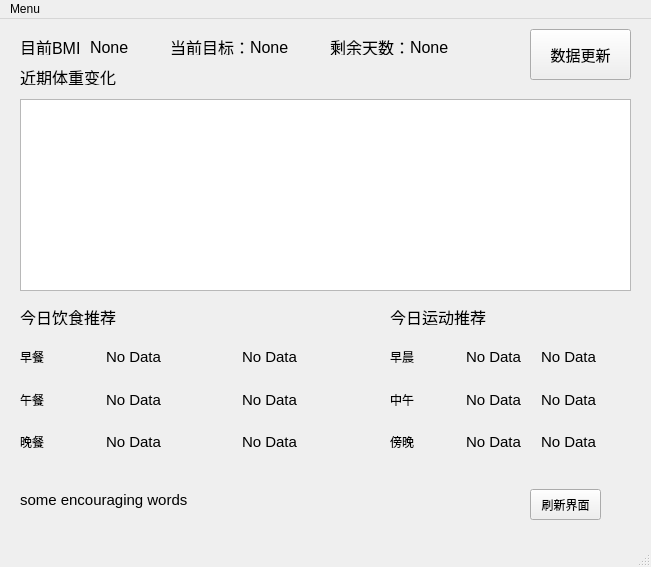
<?xml version="1.0" encoding="UTF-8"?>
<ui version="4.0">
 <class>MainWindow</class>
 <widget class="QMainWindow" name="MainWindow">
  <property name="geometry">
   <rect>
    <x>0</x>
    <y>0</y>
    <width>651</width>
    <height>567</height>
   </rect>
  </property>
  <property name="windowTitle">
   <string>MainWindow</string>
  </property>
  <widget class="QWidget" name="centralwidget">
   <widget class="QLabel" name="label">
    <property name="geometry">
     <rect>
      <x>20</x>
      <y>20</y>
      <width>61</width>
      <height>16</height>
     </rect>
    </property>
    <property name="font">
     <font>
      <pointsize>12</pointsize>
     </font>
    </property>
    <property name="text">
     <string>目前BMI: </string>
    </property>
   </widget>
   <widget class="QLabel" name="label_bmi">
    <property name="geometry">
     <rect>
      <x>90</x>
      <y>20</y>
      <width>81</width>
      <height>16</height>
     </rect>
    </property>
    <property name="font">
     <font>
      <pointsize>12</pointsize>
     </font>
    </property>
    <property name="text">
     <string>None</string>
    </property>
    <property name="scaledContents">
     <bool>false</bool>
    </property>
   </widget>
   <widget class="QLabel" name="label_3">
    <property name="geometry">
     <rect>
      <x>20</x>
      <y>50</y>
      <width>121</width>
      <height>16</height>
     </rect>
    </property>
    <property name="font">
     <font>
      <pointsize>12</pointsize>
     </font>
    </property>
    <property name="text">
     <string>近期体重变化</string>
    </property>
   </widget>
   <widget class="QLabel" name="label_4">
    <property name="geometry">
     <rect>
      <x>20</x>
      <y>290</y>
      <width>141</width>
      <height>16</height>
     </rect>
    </property>
    <property name="font">
     <font>
      <pointsize>12</pointsize>
     </font>
    </property>
    <property name="text">
     <string>今日饮食推荐</string>
    </property>
   </widget>
   <widget class="QLabel" name="label_5">
    <property name="geometry">
     <rect>
      <x>390</x>
      <y>290</y>
      <width>111</width>
      <height>16</height>
     </rect>
    </property>
    <property name="font">
     <font>
      <pointsize>12</pointsize>
     </font>
    </property>
    <property name="text">
     <string>今日运动推荐</string>
    </property>
   </widget>
   <widget class="QWidget" name="gridLayoutWidget">
    <property name="geometry">
     <rect>
      <x>390</x>
      <y>320</y>
      <width>221</width>
      <height>121</height>
     </rect>
    </property>
    <layout class="QGridLayout" name="gridLayout">
     <item row="0" column="2">
      <widget class="QLabel" name="label_sport_1_val">
       <property name="font">
        <font>
         <pointsize>11</pointsize>
        </font>
       </property>
       <property name="text">
        <string>No Data</string>
       </property>
      </widget>
     </item>
     <item row="1" column="0">
      <widget class="QLabel" name="label_12">
       <property name="text">
        <string>中午</string>
       </property>
      </widget>
     </item>
     <item row="0" column="0">
      <widget class="QLabel" name="label_7">
       <property name="text">
        <string>早晨</string>
       </property>
      </widget>
     </item>
     <item row="0" column="1">
      <widget class="QLabel" name="label_sport_1">
       <property name="font">
        <font>
         <pointsize>11</pointsize>
        </font>
       </property>
       <property name="text">
        <string>No Data</string>
       </property>
      </widget>
     </item>
     <item row="1" column="1">
      <widget class="QLabel" name="label_sport_2">
       <property name="font">
        <font>
         <pointsize>11</pointsize>
        </font>
       </property>
       <property name="text">
        <string>No Data</string>
       </property>
      </widget>
     </item>
     <item row="1" column="2">
      <widget class="QLabel" name="label_sport_2_val">
       <property name="font">
        <font>
         <pointsize>11</pointsize>
        </font>
       </property>
       <property name="text">
        <string>No Data</string>
       </property>
      </widget>
     </item>
     <item row="2" column="0">
      <widget class="QLabel" name="label_15">
       <property name="text">
        <string>傍晚</string>
       </property>
      </widget>
     </item>
     <item row="2" column="1">
      <widget class="QLabel" name="label_sport_3">
       <property name="font">
        <font>
         <pointsize>11</pointsize>
        </font>
       </property>
       <property name="text">
        <string>No Data</string>
       </property>
      </widget>
     </item>
     <item row="2" column="2">
      <widget class="QLabel" name="label_sport_3_val">
       <property name="font">
        <font>
         <pointsize>11</pointsize>
        </font>
       </property>
       <property name="text">
        <string>No Data</string>
       </property>
      </widget>
     </item>
    </layout>
   </widget>
   <widget class="QLabel" name="label_encouraging">
    <property name="geometry">
     <rect>
      <x>20</x>
      <y>460</y>
      <width>471</width>
      <height>41</height>
     </rect>
    </property>
    <property name="font">
     <font>
      <pointsize>11</pointsize>
     </font>
    </property>
    <property name="text">
     <string>some encouraging words</string>
    </property>
   </widget>
   <widget class="QPushButton" name="button_update">
    <property name="geometry">
     <rect>
      <x>530</x>
      <y>10</y>
      <width>101</width>
      <height>51</height>
     </rect>
    </property>
    <property name="font">
     <font>
      <pointsize>11</pointsize>
     </font>
    </property>
    <property name="text">
     <string>数据更新</string>
    </property>
   </widget>
   <widget class="QChartView" name="weight_graphic">
    <property name="geometry">
     <rect>
      <x>20</x>
      <y>80</y>
      <width>611</width>
      <height>192</height>
     </rect>
    </property>
   </widget>
   <widget class="QWidget" name="gridLayoutWidget_2">
    <property name="geometry">
     <rect>
      <x>20</x>
      <y>320</y>
      <width>301</width>
      <height>121</height>
     </rect>
    </property>
    <layout class="QGridLayout" name="gridLayout_2">
     <item row="0" column="1">
      <widget class="QLabel" name="label_breakfast">
       <property name="font">
        <font>
         <pointsize>11</pointsize>
        </font>
       </property>
       <property name="text">
        <string>No Data                  </string>
       </property>
      </widget>
     </item>
     <item row="1" column="1">
      <widget class="QLabel" name="label_lunch">
       <property name="font">
        <font>
         <pointsize>11</pointsize>
        </font>
       </property>
       <property name="text">
        <string>No Data                  </string>
       </property>
      </widget>
     </item>
     <item row="0" column="2">
      <widget class="QLabel" name="label_b_val">
       <property name="font">
        <font>
         <pointsize>11</pointsize>
        </font>
       </property>
       <property name="text">
        <string>No Data</string>
       </property>
      </widget>
     </item>
     <item row="0" column="0">
      <widget class="QLabel" name="label_2">
       <property name="text">
        <string>早餐</string>
       </property>
      </widget>
     </item>
     <item row="1" column="0">
      <widget class="QLabel" name="label_9">
       <property name="text">
        <string>午餐</string>
       </property>
      </widget>
     </item>
     <item row="1" column="2">
      <widget class="QLabel" name="label_l_val">
       <property name="font">
        <font>
         <pointsize>11</pointsize>
        </font>
       </property>
       <property name="text">
        <string>No Data</string>
       </property>
      </widget>
     </item>
     <item row="2" column="0">
      <widget class="QLabel" name="label_13">
       <property name="text">
        <string>晚餐</string>
       </property>
      </widget>
     </item>
     <item row="2" column="1">
      <widget class="QLabel" name="label_dinner">
       <property name="font">
        <font>
         <pointsize>11</pointsize>
        </font>
       </property>
       <property name="text">
        <string>No Data                  </string>
       </property>
      </widget>
     </item>
     <item row="2" column="2">
      <widget class="QLabel" name="label_d_val">
       <property name="font">
        <font>
         <pointsize>11</pointsize>
        </font>
       </property>
       <property name="text">
        <string>No Data</string>
       </property>
      </widget>
     </item>
    </layout>
   </widget>
   <widget class="QPushButton" name="pushButton_update">
    <property name="geometry">
     <rect>
      <x>530</x>
      <y>470</y>
      <width>71</width>
      <height>31</height>
     </rect>
    </property>
    <property name="text">
     <string>刷新界面</string>
    </property>
   </widget>
   <widget class="QLabel" name="label_6">
    <property name="geometry">
     <rect>
      <x>170</x>
      <y>20</y>
      <width>81</width>
      <height>16</height>
     </rect>
    </property>
    <property name="font">
     <font>
      <pointsize>12</pointsize>
     </font>
    </property>
    <property name="text">
     <string>当前目标：</string>
    </property>
   </widget>
   <widget class="QLabel" name="label_goal_weigth">
    <property name="geometry">
     <rect>
      <x>250</x>
      <y>20</y>
      <width>81</width>
      <height>16</height>
     </rect>
    </property>
    <property name="font">
     <font>
      <pointsize>12</pointsize>
     </font>
    </property>
    <property name="text">
     <string>None</string>
    </property>
    <property name="scaledContents">
     <bool>false</bool>
    </property>
   </widget>
   <widget class="QLabel" name="label_8">
    <property name="geometry">
     <rect>
      <x>330</x>
      <y>20</y>
      <width>81</width>
      <height>16</height>
     </rect>
    </property>
    <property name="font">
     <font>
      <pointsize>12</pointsize>
     </font>
    </property>
    <property name="text">
     <string>剩余天数：</string>
    </property>
   </widget>
   <widget class="QLabel" name="label_goal_time">
    <property name="geometry">
     <rect>
      <x>410</x>
      <y>20</y>
      <width>81</width>
      <height>16</height>
     </rect>
    </property>
    <property name="font">
     <font>
      <pointsize>12</pointsize>
     </font>
    </property>
    <property name="text">
     <string>None</string>
    </property>
    <property name="scaledContents">
     <bool>false</bool>
    </property>
   </widget>
  </widget>
  <widget class="QStatusBar" name="statusbar"/>
  <widget class="QMenuBar" name="menubar">
   <property name="geometry">
    <rect>
     <x>0</x>
     <y>0</y>
     <width>651</width>
     <height>21</height>
    </rect>
   </property>
   <widget class="QMenu" name="menuwww">
    <property name="title">
     <string>Menu</string>
    </property>
    <addaction name="chooseUser"/>
    <addaction name="separator"/>
    <addaction name="setGoal"/>
   </widget>
   <addaction name="menuwww"/>
  </widget>
  <action name="chooseUser">
   <property name="text">
    <string>User</string>
   </property>
  </action>
  <action name="setGoal">
   <property name="text">
    <string>GoalSet</string>
   </property>
  </action>
 </widget>
 <customwidgets>
  <customwidget>
   <class>QChartView</class>
   <extends>QGraphicsView</extends>
   <header location="global">qchartview.h</header>
  </customwidget>
 </customwidgets>
 <resources/>
 <connections/>
</ui>
